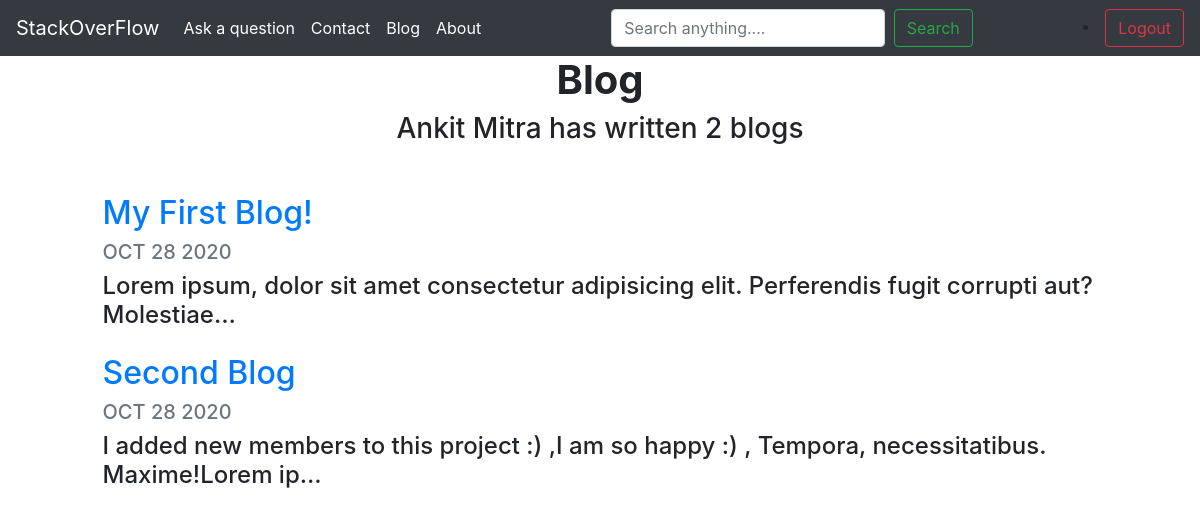
/blog/, run on an earlier commit of the app's database.
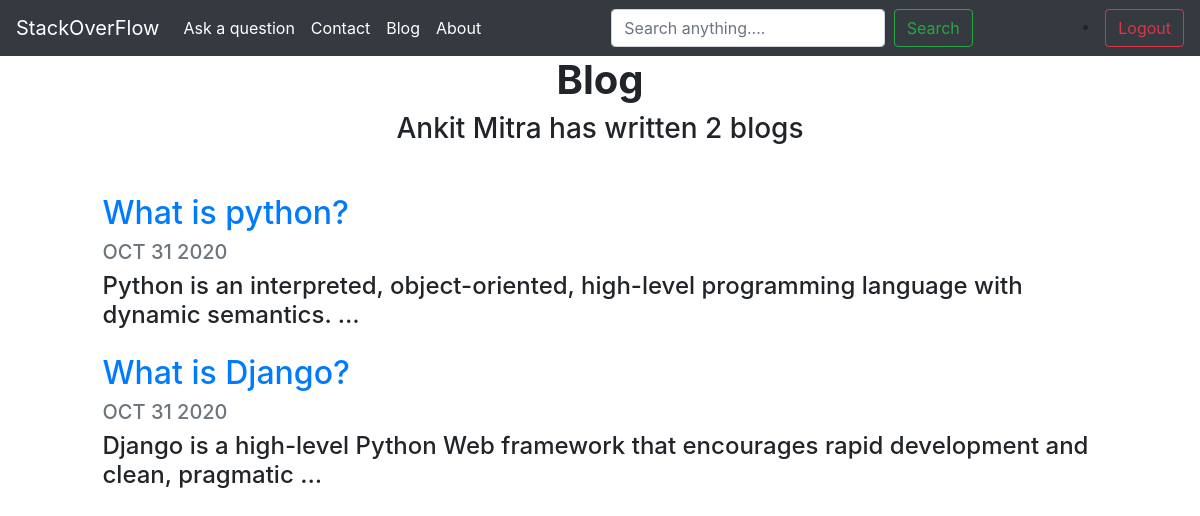
And on a later commit of the database.
### blog/models.py (models this page shows, shortened)
class Blog(models.Model):
    title = models.CharField(max_length=200)
    description = models.TextField()
    date = models.DateField()

### blog/views.py (the view)
# urls.py: path('',views.all_blog,name='blog'),
def all_blog(request):
    blogs = Blog.objects.order_by('-date')
    return render (request,'blog/all_blog.html',{'blogs':blogs})

### blog/templates/blog/all_blog.html
{% extends "StackoverflowClone/base.html" %}
{% load static %}
{% block content %}
<h1 id="blogtitle" class="font-weight-bold text-center">Blog</h1>
<h3 class="text-center mb-5">Ankit Mitra has written {{ blogs.count }} blog{{ blogs.count|pluralize }}</h3>
{% for blog in blogs %}
<div class="row justify-content-center my-3">
  <div class="col-md-10">
    <a href="{% url 'blog:detail' blog.id %}">
      <h2>{{ blog.title }}</h2>
    </a>
    <h5 class="text-muted">{{ blog.date|date:'M d Y'|upper }}</h5>
    <h4>{{ blog.description|striptags|truncatechars:100 }}</h4>
  </div>
</div>
{% endfor %}
{% endblock %}

### StackoverflowClone/templates/StackoverflowClone/base.html (shortened to what this page needs)
<!doctype html>
<html lang="en">
<head>
  <link rel="stylesheet" href="https://cdn.jsdelivr.net/npm/bootstrap@4.5.3/dist/css/bootstrap.min.css"
>
</head>
<body>
  <nav class="navbar navbar-expand-lg navbar-dark bg-dark">
    <a class="navbar-brand" href="{% url 'homepage' %}">StackOverFlow</a>
    <div class="collapse navbar-collapse" id="navbarSupportedContent">
      <ul class="navbar-nav mr-auto">
        <li class="nav-item active">
          <a class="nav-link" href="#">Ask a question<span class="sr-only">(current)</span></a>
        </li>
        <li class="nav-item">
        <li class="nav-item active">
          <a class="nav-link" href="{% url 'contact' %}">Contact</a>
        </li>
        <li class="nav-item">
          <li class="nav-item active">
            <a class="nav-link" href="{% url 'blog:blog' %}">Blog</a>
          </li>
          <li class="nav-item">
            <li class="nav-item active">
              <a class="nav-link" href="#">About</a>
            </li>
        <form method="GET" action="/search" class="form-inline my-2 my-lg-0">
          <li class="nav-item active">
            <input class="form-control mr-sm-1" type="search" placeholder="Search anything...." aria-label="Search" name="query" id="query" >
            <button class="btn btn-outline-success my-2 my-sm-0" type="submit">Search</button>
        </form>
      </ul>
      <form class="form-inline my-2 my-lg-0">
        <li class="nav-item active">
          <button class="btn btn-outline-danger my-2 my-sm-0 form-control" type="submit">Logout</button>
      </form>
    </div>
  </nav>
  {% block content %}{% endblock content %}
</body>
</html>

What changed in the data, as far as the page shows it:
removed Blog: title "My First Blog!", date "OCT 28 2020", description "Lorem ipsum, dolor sit amet consectetur adipisicing elit. Perferendis fugit corrupti aut? Molestiae…"
removed Blog: title "Second Blog", date "OCT 28 2020", description "I added new members to this project :) ,I am so happy :) , Tempora, necessitatibus. Maxime!Lorem ip…"
added Blog: title "What is python?", date "OCT 31 2020", description "Python is an interpreted, object-oriented, high-level programming language with dynamic semantics. …"
added Blog: title "What is Django?", date "OCT 31 2020", description "Django is a high-level Python Web framework that encourages rapid development and clean, pragmatic …"
